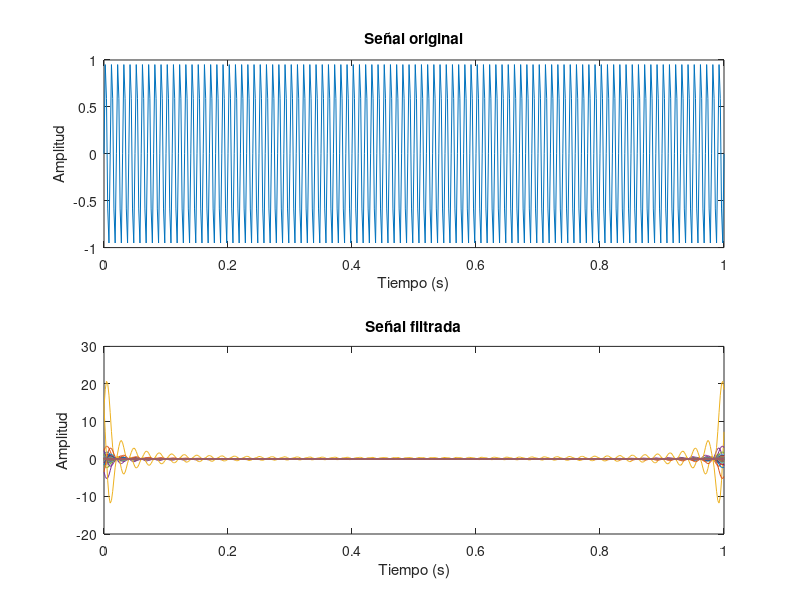

The MATLAB script that drew this image:
clc;
clear;

%Generador de señal senoidal
fs = 500; %frecuencia de muestreo
t = 0:1/fs:1; %vector de tiempo
f = 100; % frecuencia de la señal
x = sin(2*pi*f*t); %señal senoidal

%Aplicar Transformada rapida de Fourier
xf = fft(x);

%Generer filtro pasa-bajo
n = length(x);
fcutoff = 50; %Frecuencia de corte
h = ones(n, 1); %vector de unos
h(round(n*fcutoff/fs)+1:end) = 0; %Aplicar filtro pasa-bajo

%Aplicar filtro a la señal en el dominio de la frecuencia
xf_filtered = xf .* h;

%Convertir señal filtrada a dominio del tiempo
x_filtered = ifft(xf_filtered);

%Graficas de la señal original y la señal filtrada
figure;
subplot(2, 1, 1);
plot(t, x);
title('Señal original');
xlabel('Tiempo (s)');
ylabel('Amplitud');
subplot(2, 1, 2);
plot(t, real(x_filtered));
title('Señal filtrada');
xlabel('Tiempo (s)');
ylabel('Amplitud');
